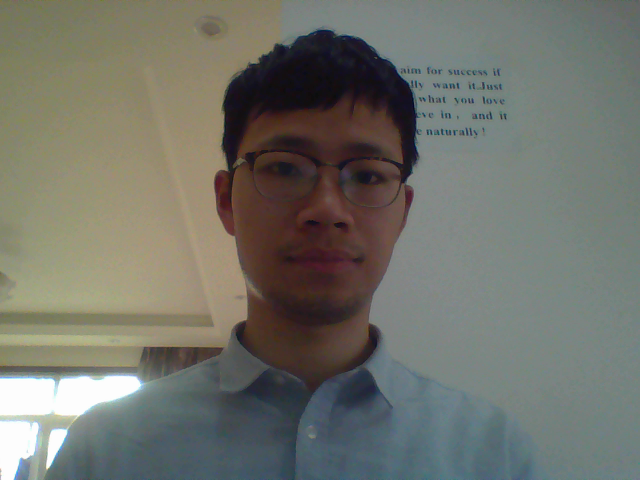
#> input picture screenshot_L.png, 640 x 480 px
$ python face_detection.py
#> lines starting #> are read from the running program, lines starting #| are printed output that depends on the picture; after the words box and inside, x2 and y2 are one past the last pixel; in counts of white or black regions, pixels touching at a corner belong together
#> in detect_demo, img is the input picture: shape (480, 640, 3); mean B, G, R 106.3, 114.6, 113.3
import cv2


def detect(img):
    face_cascade = cv2.CascadeClassifier('.\cascades\haarcascade_frontalface_default.xml')

    gray = cv2.cvtColor(img, cv2.COLOR_BGR2GRAY)
    faces = face_cascade.detectMultiScale(gray, 1.3, 5)
    for (x, y, w, h) in faces:
        cv2.rectangle(img, (x, y), (x + w, y + h), (255, 0, 0), 2)


def detect_face_eye(img):
    face_cascade = cv2.CascadeClassifier('.\cascades\haarcascade_frontalface_default.xml')
    eye_cascade = cv2.CascadeClassifier('.\cascades\haarcascade_eye.xml')

    gray = cv2.cvtColor(img, cv2.COLOR_BGR2GRAY)
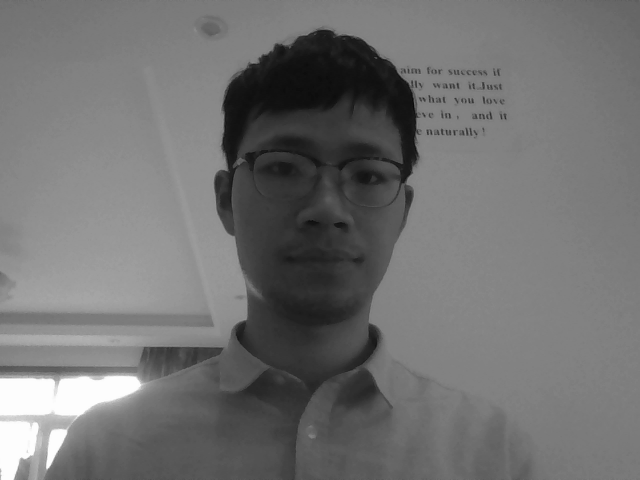
#> gray: shape (480, 640); min 9, max 253, mean 113.3
    faces = face_cascade.detectMultiScale(gray, 1.3, 5)
#> faces = [[218, 93, 196, 196]]
    for (x, y, w, h) in faces:
        cv2.rectangle(img, (x, y), (x + w, y + h), (255, 0, 0), 2)

        roi_gray = gray[y:y + h, x:x + w]
        eyes = eye_cascade.detectMultiScale(roi_gray, 1.03, 5, 0, (40, 40))
        for (ex, ey, ew, eh) in eyes:
            cv2.rectangle(img, (x + ex, y + ey), (x + ex + ew, y + ey + eh), (0, 255, 0), 2)
#> this loop made 1 pass
#> (x, y, w, h, eyes) on pass 1: (218, 93, 196, 196, [[34, 44, 58, 58], [118, 57, 51, 51]])
#> pass 1, in detect_face_eye, `roi_gray = gray[y:y + h, x:x + w]`:
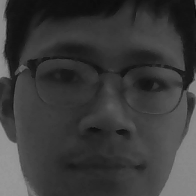
#> roi_gray: shape (196, 196); min 9, max 151, mean 58.8
#> after the loop:
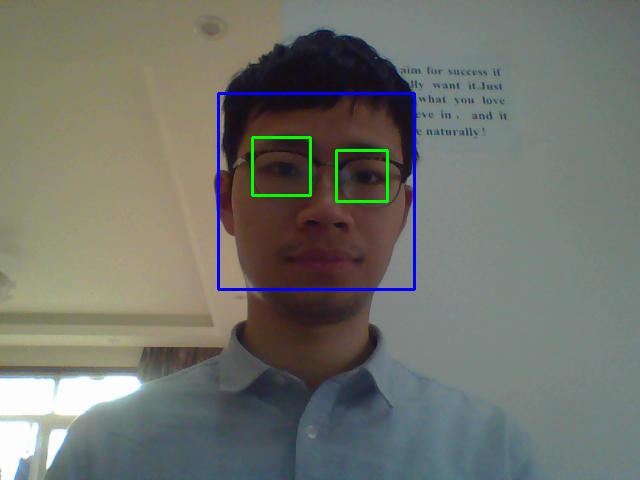
#> img: shape (480, 640, 3); 1.19% of pixels changed, all inside (x1, y1, x2, y2) = (217, 92, 416, 291)


def detect_demo(filename):
    img = cv2.imread(filename)

    detect_face_eye(img)

    cv2.namedWindow('Face Detected !!!')
    cv2.imshow('Face Detected !!!', img)
    cv2.waitKey()
    cv2.destroyAllWindows()


if __name__ == '__main__':
    filename = 'screenshot_L.png'
    detect_demo(filename)
